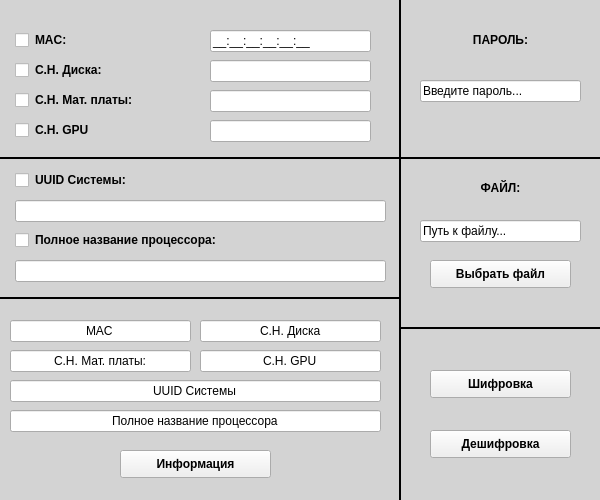
<?xml version="1.0" encoding="UTF-8"?>
<ui version="4.0">
 <class>Workspace</class>
 <widget class="QWidget" name="Workspace">
  <property name="geometry">
   <rect>
    <x>0</x>
    <y>0</y>
    <width>600</width>
    <height>500</height>
   </rect>
  </property>
  <property name="windowTitle">
   <string>Широфвка/Дешифровка</string>
  </property>
  <widget class="Line" name="line">
   <property name="geometry">
    <rect>
     <x>390</x>
     <y>0</y>
     <width>20</width>
     <height>501</height>
    </rect>
   </property>
   <property name="frameShadow">
    <enum>QFrame::Plain</enum>
   </property>
   <property name="lineWidth">
    <number>2</number>
   </property>
   <property name="orientation">
    <enum>Qt::Vertical</enum>
   </property>
  </widget>
  <widget class="Line" name="line_2">
   <property name="geometry">
    <rect>
     <x>400</x>
     <y>320</y>
     <width>201</width>
     <height>16</height>
    </rect>
   </property>
   <property name="frameShadow">
    <enum>QFrame::Plain</enum>
   </property>
   <property name="lineWidth">
    <number>2</number>
   </property>
   <property name="orientation">
    <enum>Qt::Horizontal</enum>
   </property>
  </widget>
  <widget class="Line" name="line_3">
   <property name="geometry">
    <rect>
     <x>400</x>
     <y>150</y>
     <width>201</width>
     <height>16</height>
    </rect>
   </property>
   <property name="frameShadow">
    <enum>QFrame::Plain</enum>
   </property>
   <property name="lineWidth">
    <number>2</number>
   </property>
   <property name="orientation">
    <enum>Qt::Horizontal</enum>
   </property>
  </widget>
  <widget class="QLabel" name="label">
   <property name="geometry">
    <rect>
     <x>420</x>
     <y>30</y>
     <width>161</width>
     <height>20</height>
    </rect>
   </property>
   <property name="font">
    <font>
     <pointsize>9</pointsize>
     <weight>75</weight>
     <bold>true</bold>
    </font>
   </property>
   <property name="layoutDirection">
    <enum>Qt::LeftToRight</enum>
   </property>
   <property name="text">
    <string>ПАРОЛЬ:</string>
   </property>
   <property name="scaledContents">
    <bool>false</bool>
   </property>
   <property name="alignment">
    <set>Qt::AlignCenter</set>
   </property>
  </widget>
  <widget class="QLabel" name="label_2">
   <property name="geometry">
    <rect>
     <x>420</x>
     <y>180</y>
     <width>161</width>
     <height>16</height>
    </rect>
   </property>
   <property name="font">
    <font>
     <pointsize>9</pointsize>
     <weight>75</weight>
     <bold>true</bold>
    </font>
   </property>
   <property name="text">
    <string>ФАЙЛ:</string>
   </property>
   <property name="alignment">
    <set>Qt::AlignCenter</set>
   </property>
  </widget>
  <widget class="QLineEdit" name="passEdit">
   <property name="geometry">
    <rect>
     <x>420</x>
     <y>80</y>
     <width>161</width>
     <height>22</height>
    </rect>
   </property>
   <property name="text">
    <string>Введите пароль...</string>
   </property>
  </widget>
  <widget class="QLineEdit" name="pathEdit">
   <property name="geometry">
    <rect>
     <x>420</x>
     <y>220</y>
     <width>161</width>
     <height>22</height>
    </rect>
   </property>
   <property name="text">
    <string>Путь к файлу...</string>
   </property>
   <property name="readOnly">
    <bool>false</bool>
   </property>
  </widget>
  <widget class="QPushButton" name="fileButton">
   <property name="geometry">
    <rect>
     <x>430</x>
     <y>260</y>
     <width>141</width>
     <height>28</height>
    </rect>
   </property>
   <property name="font">
    <font>
     <pointsize>9</pointsize>
     <weight>75</weight>
     <bold>true</bold>
    </font>
   </property>
   <property name="text">
    <string>Выбрать файл</string>
   </property>
  </widget>
  <widget class="QPushButton" name="encryptButton">
   <property name="geometry">
    <rect>
     <x>430</x>
     <y>370</y>
     <width>141</width>
     <height>28</height>
    </rect>
   </property>
   <property name="font">
    <font>
     <pointsize>9</pointsize>
     <weight>75</weight>
     <bold>true</bold>
    </font>
   </property>
   <property name="text">
    <string>Шифровка</string>
   </property>
  </widget>
  <widget class="QPushButton" name="decryptButton">
   <property name="geometry">
    <rect>
     <x>430</x>
     <y>430</y>
     <width>141</width>
     <height>28</height>
    </rect>
   </property>
   <property name="font">
    <font>
     <pointsize>9</pointsize>
     <weight>75</weight>
     <bold>true</bold>
    </font>
   </property>
   <property name="text">
    <string>Дешифровка</string>
   </property>
  </widget>
  <widget class="QCheckBox" name="macBox">
   <property name="geometry">
    <rect>
     <x>15</x>
     <y>30</y>
     <width>21</width>
     <height>20</height>
    </rect>
   </property>
   <property name="text">
    <string/>
   </property>
  </widget>
  <widget class="QCheckBox" name="uuidBox">
   <property name="geometry">
    <rect>
     <x>15</x>
     <y>170</y>
     <width>21</width>
     <height>20</height>
    </rect>
   </property>
   <property name="text">
    <string/>
   </property>
  </widget>
  <widget class="QCheckBox" name="cpuBox">
   <property name="geometry">
    <rect>
     <x>15</x>
     <y>230</y>
     <width>21</width>
     <height>20</height>
    </rect>
   </property>
   <property name="text">
    <string/>
   </property>
  </widget>
  <widget class="QCheckBox" name="diskserialBox">
   <property name="geometry">
    <rect>
     <x>15</x>
     <y>60</y>
     <width>21</width>
     <height>20</height>
    </rect>
   </property>
   <property name="text">
    <string/>
   </property>
  </widget>
  <widget class="QLineEdit" name="macEdit">
   <property name="geometry">
    <rect>
     <x>210</x>
     <y>30</y>
     <width>161</width>
     <height>22</height>
    </rect>
   </property>
   <property name="inputMask">
    <string>HH:HH:HH:HH:HH:HH;_</string>
   </property>
   <property name="text">
    <string>:::::</string>
   </property>
   <property name="maxLength">
    <number>17</number>
   </property>
  </widget>
  <widget class="QLineEdit" name="uuidEdit">
   <property name="geometry">
    <rect>
     <x>15</x>
     <y>200</y>
     <width>371</width>
     <height>22</height>
    </rect>
   </property>
   <property name="text">
    <string/>
   </property>
  </widget>
  <widget class="QLineEdit" name="cpuEdit">
   <property name="geometry">
    <rect>
     <x>15</x>
     <y>260</y>
     <width>371</width>
     <height>22</height>
    </rect>
   </property>
   <property name="text">
    <string/>
   </property>
  </widget>
  <widget class="QLineEdit" name="diskserialEdit">
   <property name="geometry">
    <rect>
     <x>210</x>
     <y>60</y>
     <width>161</width>
     <height>22</height>
    </rect>
   </property>
   <property name="text">
    <string/>
   </property>
  </widget>
  <widget class="QLabel" name="label_3">
   <property name="geometry">
    <rect>
     <x>35</x>
     <y>30</y>
     <width>71</width>
     <height>20</height>
    </rect>
   </property>
   <property name="font">
    <font>
     <pointsize>9</pointsize>
     <weight>75</weight>
     <bold>true</bold>
    </font>
   </property>
   <property name="text">
    <string>MAC:</string>
   </property>
  </widget>
  <widget class="QLabel" name="label_5">
   <property name="geometry">
    <rect>
     <x>35</x>
     <y>170</y>
     <width>271</width>
     <height>20</height>
    </rect>
   </property>
   <property name="font">
    <font>
     <pointsize>9</pointsize>
     <weight>75</weight>
     <bold>true</bold>
    </font>
   </property>
   <property name="text">
    <string>UUID Системы:</string>
   </property>
  </widget>
  <widget class="QLabel" name="label_6">
   <property name="geometry">
    <rect>
     <x>35</x>
     <y>230</y>
     <width>241</width>
     <height>20</height>
    </rect>
   </property>
   <property name="font">
    <font>
     <pointsize>9</pointsize>
     <weight>75</weight>
     <bold>true</bold>
    </font>
   </property>
   <property name="text">
    <string>Полное название процессора:</string>
   </property>
  </widget>
  <widget class="QLabel" name="label_7">
   <property name="geometry">
    <rect>
     <x>35</x>
     <y>60</y>
     <width>171</width>
     <height>20</height>
    </rect>
   </property>
   <property name="font">
    <font>
     <pointsize>9</pointsize>
     <weight>75</weight>
     <bold>true</bold>
    </font>
   </property>
   <property name="text">
    <string>С.Н. Диска:</string>
   </property>
  </widget>
  <widget class="QLabel" name="label_9">
   <property name="geometry">
    <rect>
     <x>0</x>
     <y>0</y>
     <width>601</width>
     <height>501</height>
    </rect>
   </property>
   <property name="styleSheet">
    <string notr="true">background-color: lightgrey</string>
   </property>
   <property name="text">
    <string/>
   </property>
  </widget>
  <widget class="Line" name="line_4">
   <property name="geometry">
    <rect>
     <x>0</x>
     <y>150</y>
     <width>401</width>
     <height>16</height>
    </rect>
   </property>
   <property name="frameShadow">
    <enum>QFrame::Plain</enum>
   </property>
   <property name="lineWidth">
    <number>2</number>
   </property>
   <property name="orientation">
    <enum>Qt::Horizontal</enum>
   </property>
  </widget>
  <widget class="QCheckBox" name="mbserialBox">
   <property name="geometry">
    <rect>
     <x>15</x>
     <y>90</y>
     <width>21</width>
     <height>20</height>
    </rect>
   </property>
   <property name="text">
    <string/>
   </property>
  </widget>
  <widget class="QLabel" name="label_8">
   <property name="geometry">
    <rect>
     <x>35</x>
     <y>90</y>
     <width>171</width>
     <height>20</height>
    </rect>
   </property>
   <property name="font">
    <font>
     <pointsize>9</pointsize>
     <weight>75</weight>
     <bold>true</bold>
    </font>
   </property>
   <property name="text">
    <string>С.Н. Мат. платы:</string>
   </property>
  </widget>
  <widget class="QLineEdit" name="mbserialEdit">
   <property name="geometry">
    <rect>
     <x>210</x>
     <y>90</y>
     <width>161</width>
     <height>22</height>
    </rect>
   </property>
   <property name="text">
    <string/>
   </property>
  </widget>
  <widget class="QLineEdit" name="gpuserialEdit">
   <property name="geometry">
    <rect>
     <x>210</x>
     <y>120</y>
     <width>161</width>
     <height>22</height>
    </rect>
   </property>
   <property name="text">
    <string/>
   </property>
  </widget>
  <widget class="QCheckBox" name="gpuserialBox">
   <property name="geometry">
    <rect>
     <x>15</x>
     <y>120</y>
     <width>21</width>
     <height>20</height>
    </rect>
   </property>
   <property name="text">
    <string/>
   </property>
  </widget>
  <widget class="QLabel" name="label_11">
   <property name="geometry">
    <rect>
     <x>35</x>
     <y>120</y>
     <width>171</width>
     <height>20</height>
    </rect>
   </property>
   <property name="font">
    <font>
     <pointsize>9</pointsize>
     <weight>75</weight>
     <bold>true</bold>
    </font>
   </property>
   <property name="text">
    <string>С.Н. GPU</string>
   </property>
  </widget>
  <widget class="QLineEdit" name="uuidinfoEdit">
   <property name="geometry">
    <rect>
     <x>10</x>
     <y>380</y>
     <width>371</width>
     <height>22</height>
    </rect>
   </property>
   <property name="text">
    <string>UUID Системы</string>
   </property>
   <property name="alignment">
    <set>Qt::AlignCenter</set>
   </property>
   <property name="readOnly">
    <bool>true</bool>
   </property>
  </widget>
  <widget class="QLineEdit" name="cpuinfoEdit">
   <property name="geometry">
    <rect>
     <x>10</x>
     <y>410</y>
     <width>371</width>
     <height>22</height>
    </rect>
   </property>
   <property name="text">
    <string>Полное название процессора</string>
   </property>
   <property name="alignment">
    <set>Qt::AlignCenter</set>
   </property>
   <property name="readOnly">
    <bool>true</bool>
   </property>
  </widget>
  <widget class="QLineEdit" name="mbserialinfoEdit">
   <property name="geometry">
    <rect>
     <x>10</x>
     <y>350</y>
     <width>181</width>
     <height>22</height>
    </rect>
   </property>
   <property name="text">
    <string>С.Н. Мат. платы:</string>
   </property>
   <property name="alignment">
    <set>Qt::AlignCenter</set>
   </property>
   <property name="readOnly">
    <bool>true</bool>
   </property>
  </widget>
  <widget class="QLineEdit" name="gpuserialinfoEdit">
   <property name="geometry">
    <rect>
     <x>200</x>
     <y>350</y>
     <width>181</width>
     <height>22</height>
    </rect>
   </property>
   <property name="text">
    <string>С.Н. GPU</string>
   </property>
   <property name="alignment">
    <set>Qt::AlignCenter</set>
   </property>
   <property name="readOnly">
    <bool>true</bool>
   </property>
  </widget>
  <widget class="QLineEdit" name="macinfoEdit">
   <property name="geometry">
    <rect>
     <x>10</x>
     <y>320</y>
     <width>181</width>
     <height>22</height>
    </rect>
   </property>
   <property name="layoutDirection">
    <enum>Qt::LeftToRight</enum>
   </property>
   <property name="inputMask">
    <string/>
   </property>
   <property name="text">
    <string>MAC</string>
   </property>
   <property name="alignment">
    <set>Qt::AlignCenter</set>
   </property>
   <property name="readOnly">
    <bool>true</bool>
   </property>
  </widget>
  <widget class="QLineEdit" name="serialinfoEdit">
   <property name="geometry">
    <rect>
     <x>200</x>
     <y>320</y>
     <width>181</width>
     <height>22</height>
    </rect>
   </property>
   <property name="text">
    <string>С.Н. Диска</string>
   </property>
   <property name="alignment">
    <set>Qt::AlignCenter</set>
   </property>
   <property name="readOnly">
    <bool>true</bool>
   </property>
  </widget>
  <widget class="Line" name="line_5">
   <property name="geometry">
    <rect>
     <x>0</x>
     <y>290</y>
     <width>401</width>
     <height>16</height>
    </rect>
   </property>
   <property name="frameShadow">
    <enum>QFrame::Plain</enum>
   </property>
   <property name="lineWidth">
    <number>2</number>
   </property>
   <property name="orientation">
    <enum>Qt::Horizontal</enum>
   </property>
  </widget>
  <widget class="QPushButton" name="infoButton">
   <property name="geometry">
    <rect>
     <x>120</x>
     <y>450</y>
     <width>151</width>
     <height>28</height>
    </rect>
   </property>
   <property name="font">
    <font>
     <pointsize>9</pointsize>
     <weight>75</weight>
     <bold>true</bold>
    </font>
   </property>
   <property name="text">
    <string>Информация</string>
   </property>
  </widget>
  <zorder>label_9</zorder>
  <zorder>line</zorder>
  <zorder>line_2</zorder>
  <zorder>line_3</zorder>
  <zorder>label</zorder>
  <zorder>label_2</zorder>
  <zorder>passEdit</zorder>
  <zorder>pathEdit</zorder>
  <zorder>fileButton</zorder>
  <zorder>encryptButton</zorder>
  <zorder>decryptButton</zorder>
  <zorder>macBox</zorder>
  <zorder>uuidBox</zorder>
  <zorder>cpuBox</zorder>
  <zorder>diskserialBox</zorder>
  <zorder>macEdit</zorder>
  <zorder>uuidEdit</zorder>
  <zorder>cpuEdit</zorder>
  <zorder>diskserialEdit</zorder>
  <zorder>label_3</zorder>
  <zorder>label_5</zorder>
  <zorder>label_6</zorder>
  <zorder>label_7</zorder>
  <zorder>line_4</zorder>
  <zorder>mbserialBox</zorder>
  <zorder>label_8</zorder>
  <zorder>mbserialEdit</zorder>
  <zorder>gpuserialEdit</zorder>
  <zorder>gpuserialBox</zorder>
  <zorder>label_11</zorder>
  <zorder>uuidinfoEdit</zorder>
  <zorder>cpuinfoEdit</zorder>
  <zorder>mbserialinfoEdit</zorder>
  <zorder>gpuserialinfoEdit</zorder>
  <zorder>macinfoEdit</zorder>
  <zorder>serialinfoEdit</zorder>
  <zorder>line_5</zorder>
  <zorder>infoButton</zorder>
 </widget>
 <resources/>
 <connections/>
</ui>
